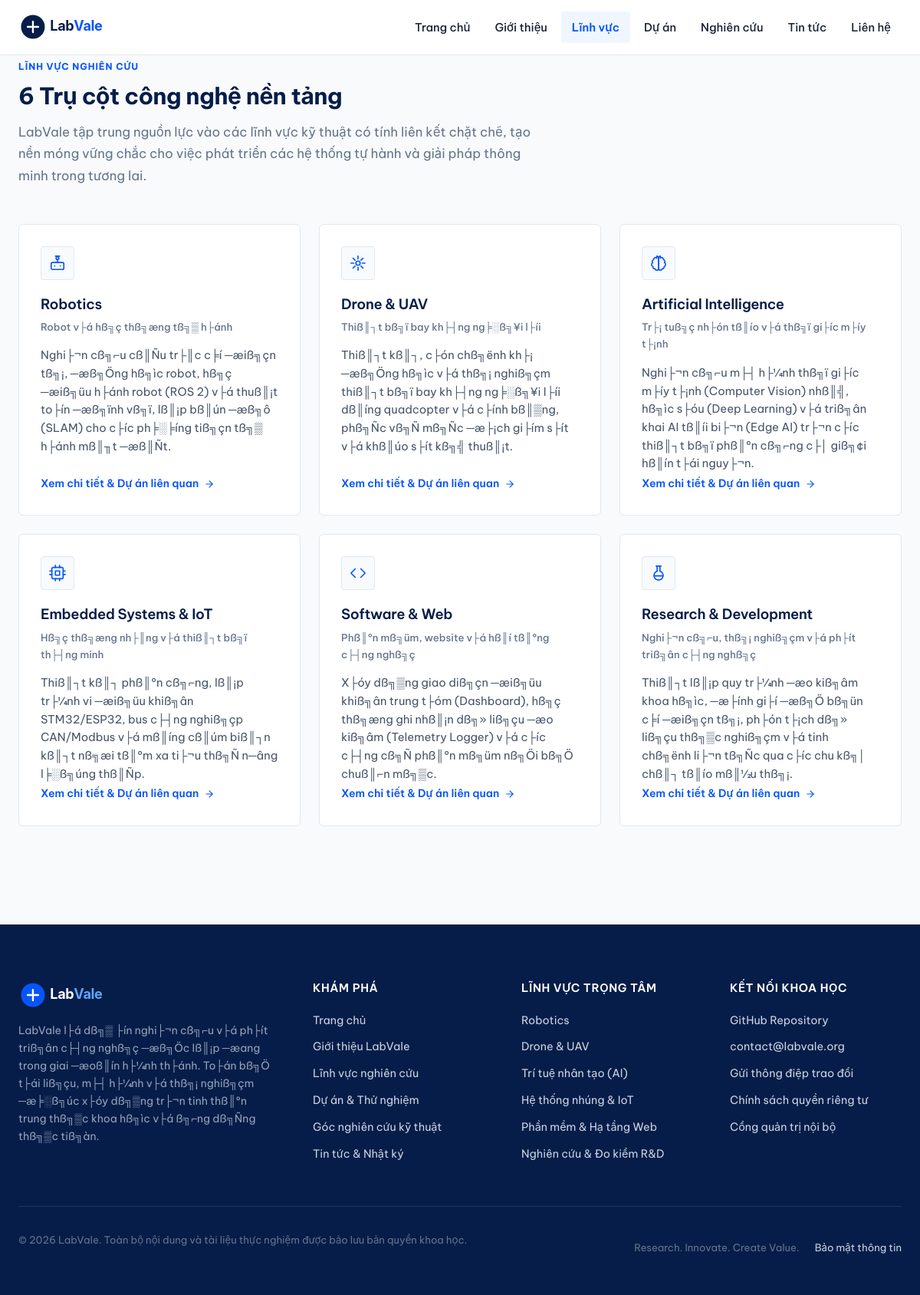
Before: /research-areas with the older database file.
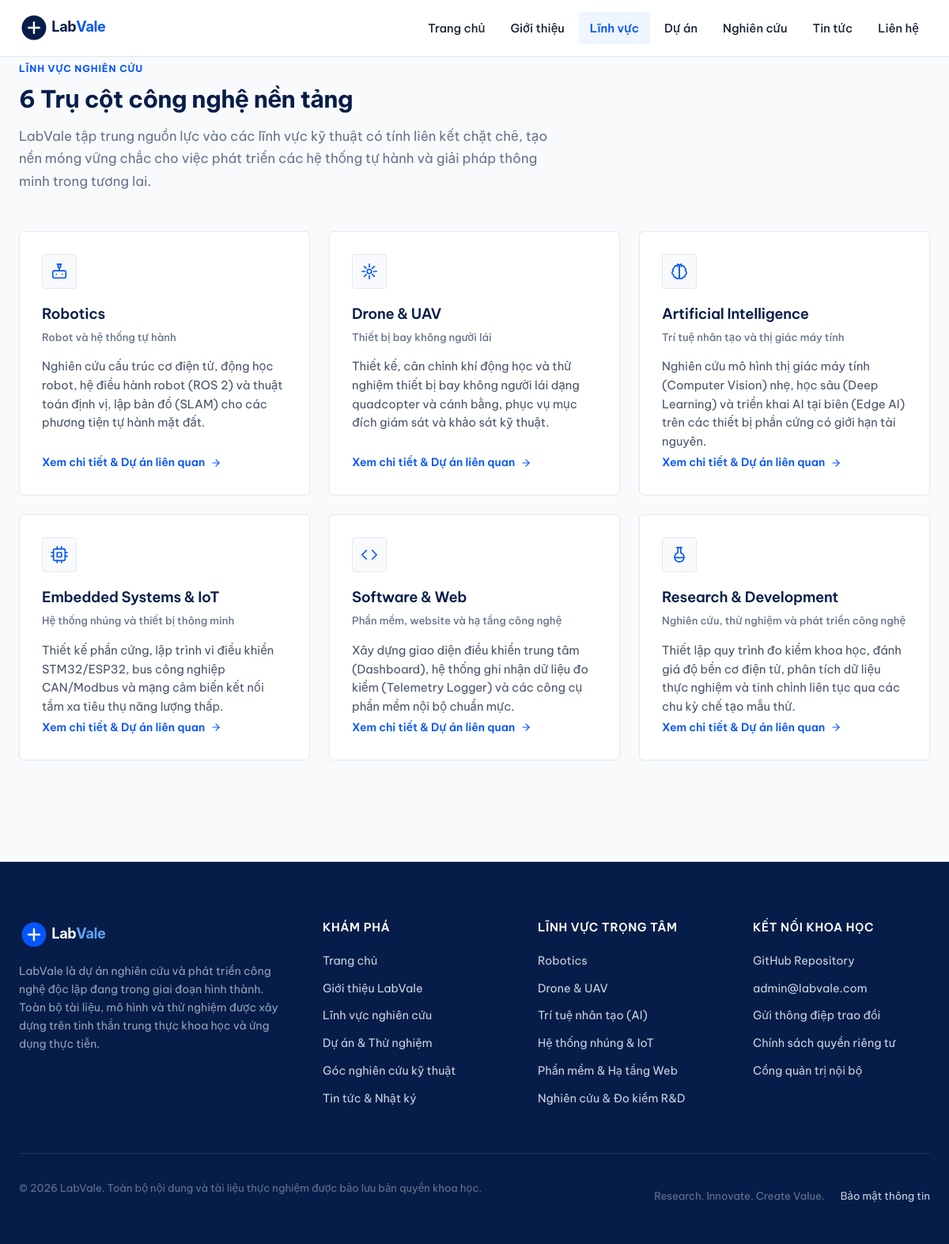
After: the same page with the newer database file.
### tables this page shows
CREATE TABLE `research_areas` (
  `id` int(11) NOT NULL AUTO_INCREMENT,
  `slug` varchar(100) NOT NULL,
  `name` varchar(150) NOT NULL,
  `subtitle` varchar(255) NOT NULL,
  `icon_svg` text NOT NULL,
  `short_desc` text NOT NULL,
  `full_content` longtext NOT NULL,
  `image` varchar(255) NOT NULL,
  `sort_order` int(11) DEFAULT 0,
  `is_active` tinyint(1) DEFAULT 1,
  `created_at` datetime DEFAULT current_timestamp(),
  PRIMARY KEY (`id`),
  UNIQUE KEY `slug` (`slug`)
);

### includes/helpers.php (called while the page is built, shortened)
<?php
function url(string $path = ''): string {
    $cleanPath = '/' . ltrim($path, '/');
    if ($cleanPath === '/') {
        return BASE_PATH === '' ? '/' : BASE_PATH . '/';
    }
    return BASE_PATH . $cleanPath;
}
function asset(string $path = ''): string {
    $cleanPath = ltrim($path, '/');
    $fullUrl = url('assets/' . $cleanPath);
    $realPath = __DIR__ . '/../assets/' . $cleanPath;
    if (file_exists($realPath)) {
        return $fullUrl . '?v=' . filemtime($realPath);
    }
    return $fullUrl;
}
function e(?string $str): string {
    return htmlspecialchars($str ?? '', ENT_QUOTES, 'UTF-8');
}
function get_setting(string $key, string $default = ''): string {
    static $settingsCache = null;
    if ($settingsCache === null) {
        try {
            $db = Database::getConnection();
            $stmt = $db->query("SELECT `key_name`, `value` FROM `settings`");
            $rows = $stmt->fetchAll();
            $settingsCache = [];
            foreach ($rows as $row) {
                $settingsCache[$row['key_name']] = $row['value'];
            }
        } catch (Exception $e) {
            $settingsCache = [];
        }
    }
    return $settingsCache[$key] ?? $default;
}

### views/research-areas.php (the view, shortened to what this page needs)
<?php
$currentNav = 'research-areas';
require_once __DIR__ . '/layout/header.php';
?>
<div class="container" style="padding-bottom: 5rem;">
    <div class="section-header">
        <span class="section-kicker">LĨNH VỰC NGHIÊN CỨU</span>
        <h1 class="section-title">6 Trụ cột công nghệ nền tảng</h1>
        <p class="section-desc">
            LabVale tập trung nguồn lực vào các lĩnh vực kỹ thuật có tính liên kết chặt chẽ, tạo nền móng vững chắc cho việc phát triển các hệ thống tự hành và giải pháp thông minh trong tương lai.
        </p>
    </div>
    <div class="areas-grid" style="margin-bottom: 3rem;">
        <?php foreach ($areas as $area): ?>
            <div class="area-card">
                <div>
                    <div class="area-icon-box">
                        <?= $area['icon_svg'] ?>
                    </div>
                    <h2 class="area-title"><?= e($area['name']) ?></h2>
                    <div class="area-subtitle"><?= e($area['subtitle']) ?></div>
                    <p class="area-desc"><?= e($area['short_desc']) ?></p>
                </div>
                <div>
                    <a href="<?= url('research-areas/' . $area['slug']) ?>" class="area-link">
                        Xem chi tiết &amp; Dự án liên quan
                        <svg viewBox="0 0 24 24" fill="none" stroke="currentColor" stroke-width="2" stroke-linecap="round" stroke-linejoin="round">
                            <line x1="5" y1="12" x2="19" y2="12"></line>
                            <polyline points="12 5 19 12 12 19"></polyline>
                        </svg>
                    </a>
                </div>
            </div>
        <?php endforeach; ?>
    </div>
</div>
<?php require_once __DIR__ . '/layout/footer.php'; ?>

### index.php (shortened to what this page needs)
<?php
require_once __DIR__ . '/includes/helpers.php';
$db = Database::getConnection();
$requestUri = $_SERVER['REQUEST_URI'] ?? '/';
$parsedUrl = parse_url($requestUri);
$path = $parsedUrl['path'] ?? '/';
$path = '/' . trim($path, '/');
if ($path === '/research-areas') {
    $areas = $db->query("SELECT * FROM `research_areas` WHERE is_active = 1 ORDER BY sort_order ASC")->fetchAll();
    require __DIR__ . '/views/research-areas.php';
    exit;
}
exit;

### views/layout/header.php (shortened to what this page needs)
<?php
$currentNav = $currentNav ?? '';
?>
<!DOCTYPE html>
<html lang="vi">
<head>
    <meta name="keywords" content="<?= e(get_setting('site_keywords', 'LabVale, nghiên cứu công nghệ, robotics, drone, UAV, AI')) ?>">
    <link rel="stylesheet" href="<?= asset('css/style.css') ?>">
</head>
<body>
    <header class="site-header">
        <div class="container">
            <div class="header-inner">
                <a href="<?= url('/') ?>" class="brand-link" aria-label="LabVale Trang chủ">
                    <img src="<?= asset('images/logo.svg') ?>" alt="Logo LabVale" class="brand-logo-img" width="160" height="38">
                </a>
                <nav aria-label="Điều hướng chính" class="nav-desktop">
                    <a href="<?= url('/') ?>" class="nav-link <?= $currentNav === 'home' ? 'active' : '' ?>">Trang chủ</a>
                    <a href="<?= url('/about') ?>" class="nav-link <?= $currentNav === 'about' ? 'active' : '' ?>">Giới thiệu</a>
                    <a href="<?= url('/research-areas') ?>" class="nav-link <?= $currentNav === 'research-areas' ? 'active' : '' ?>">Lĩnh vực</a>
                    <a href="<?= url('/projects') ?>" class="nav-link <?= $currentNav === 'projects' ? 'active' : '' ?>">Dự án</a>
                    <a href="<?= url('/research') ?>" class="nav-link <?= $currentNav === 'research' ? 'active' : '' ?>">Nghiên cứu</a>
                    <a href="<?= url('/news') ?>" class="nav-link <?= $currentNav === 'news' ? 'active' : '' ?>">Tin tức</a>
                    <a href="<?= url('/contact') ?>" class="nav-link <?= $currentNav === 'contact' ? 'active' : '' ?>">Liên hệ</a>
                </nav>
            </div>
        </div>
    </header>
    <main>

### views/layout/footer.php (shortened to what this page needs)
    </main>
    <footer class="site-footer">
        <div class="container">
            <div class="footer-grid">
                <div>
                    <a href="<?= url('/') ?>" class="brand-link" aria-label="LabVale Trang chủ">
                        <img src="<?= asset('images/logo-white.svg') ?>" alt="Logo LabVale" class="brand-logo-img" width="160" height="38">
                    </a>
                    <p class="footer-brand-desc">
                        <?= e(get_setting('footer_note', 'LabVale là dự án nghiên cứu và phát triển công nghệ độc lập tại Việt Nam, tập trung vào robot, thiết bị bay không người lái, trí tuệ nhân tạo và những giải pháp kỹ thuật có giá trị thực tiễn.')) ?>
                    </p>
                </div>
                <div>
                    <h3 class="footer-heading">Khám phá</h3>
                    <ul class="footer-links">
                        <li><a href="<?= url('/') ?>" class="footer-link">Trang chủ</a></li>
                        <li><a href="<?= url('/about') ?>" class="footer-link">Giới thiệu LabVale</a></li>
                        <li><a href="<?= url('/research-areas') ?>" class="footer-link">Lĩnh vực nghiên cứu</a></li>
                        <li><a href="<?= url('/projects') ?>" class="footer-link">Dự án & Thử nghiệm</a></li>
                        <li><a href="<?= url('/research') ?>" class="footer-link">Góc nghiên cứu kỹ thuật</a></li>
                        <li><a href="<?= url('/news') ?>" class="footer-link">Tin tức & Nhật ký</a></li>
                    </ul>
                </div>
                <div>
                    <h3 class="footer-heading">Lĩnh vực trọng tâm</h3>
                    <ul class="footer-links">
                        <li><a href="<?= url('/research-areas/robotics') ?>" class="footer-link">Robotics</a></li>
                        <li><a href="<?= url('/research-areas/drone-uav') ?>" class="footer-link">Drone & UAV</a></li>
                        <li><a href="<?= url('/research-areas/artificial-intelligence') ?>" class="footer-link">Trí tuệ nhân tạo (AI)</a></li>
                        <li><a href="<?= url('/research-areas/embedded-iot') ?>" class="footer-link">Hệ thống nhúng & IoT</a></li>
                        <li><a href="<?= url('/research-areas/software-web') ?>" class="footer-link">Phần mềm & Hạ tầng Web</a></li>
                        <li><a href="<?= url('/research-areas/research-development') ?>" class="footer-link">Nghiên cứu & Đo kiểm R&D</a></li>
                    </ul>
                </div>
                <div>
                    <h3 class="footer-heading">Kết nối khoa học</h3>
                    <ul class="footer-links">
                        <li>
                            <a href="<?= e(get_setting('github_url', 'https://github.com/labvale-rd')) ?>" target="_blank" rel="noopener noreferrer" class="footer-link">
                                GitHub Repository
                            </a>
                        </li>
                        <li>
                            <a href="mailto:<?= e(get_setting('contact_email', 'contact@labvale.org')) ?>" class="footer-link">
                                <?= e(get_setting('contact_email', 'contact@labvale.org')) ?>
                            </a>
                        </li>
                        <li><a href="<?= url('/contact') ?>" class="footer-link">Gửi thông điệp trao đổi</a></li>
                        <li><a href="<?= url('/privacy') ?>" class="footer-link">Chính sách quyền riêng tư</a></li>
                        <li><a href="<?= url('/admin') ?>" class="footer-link">Cổng quản trị nội bộ</a></li>
                    </ul>
                </div>
            </div>
            <div class="footer-bottom">
                <p>&copy; <?= date('Y') ?> LabVale. Toàn bộ nội dung và tài liệu thực nghiệm được bảo lưu bản quyền khoa học.</p>
                <div class="footer-legal-links">
                    <span>Research. Innovate. Create Value.</span>
                    <a href="<?= url('/privacy') ?>" class="footer-link">Bảo mật thông tin</a>
                </div>
            </div>
        </div>
    </footer>
</body>
</html>

Changed rows visible on the page:
changed research_areas "Robotics": subtitle "Robot v├á hß╗ç thß╗æng tß╗▒ h├ánh" → "Robot và hệ thống tự hành"; short_desc "Nghi├¬n cß╗⌐u cß║Ñu tr├║c c╞í ─æiß╗çn tß╗¡, ─æß╗Öng hß╗ìc robot, hß╗ç ─æiß╗üu h├ánh robot (ROS 2) v├á thuß║¡t to├ín ─æß╗ïnh vß╗ï, lß║¡p bß║ún ─æß╗ô (SLAM) cho c├íc ph╞░╞íng tiß╗çn tß╗▒ h├ánh mß║╖t ─æß║Ñt." → "Nghiên cứu cấu trúc cơ điện tử, động học robot, hệ điều hành robot (ROS 2) và thuật toán định vị, lập bản đồ (SLAM) cho các phương tiện tự hành mặt đất."
changed research_areas "Drone & UAV": subtitle "Thiß║┐t bß╗ï bay kh├┤ng ng╞░ß╗¥i l├íi" → "Thiết bị bay không người lái"; short_desc "Thiß║┐t kß║┐, c├ón chß╗ënh kh├¡ ─æß╗Öng hß╗ìc v├á thß╗¡ nghiß╗çm thiß║┐t bß╗ï bay kh├┤ng ng╞░ß╗¥i l├íi dß║íng quadcopter v├á c├ính bß║▒ng, phß╗Ñc vß╗Ñ mß╗Ñc ─æ├¡ch gi├ím s├ít v├á khß║úo s├ít kß╗╣ thuß║¡t." → "Thiết kế, cân chỉnh khí động học và thử nghiệm thiết bị bay không người lái dạng quadcopter và cánh bằng, phục vụ mục đích giám sát và khảo sát kỹ thuật."
changed research_areas "Artificial Intelligence": subtitle "Tr├¡ tuß╗ç nh├ón tß║ío v├á thß╗ï gi├íc m├íy t├¡nh" → "Trí tuệ nhân tạo và thị giác máy tính"; short_desc "Nghi├¬n cß╗⌐u m├┤ h├¼nh thß╗ï gi├íc m├íy t├¡nh (Computer Vision) nhß║╣, hß╗ìc s├óu (Deep Learning) v├á triß╗ân khai AI tß║íi bi├¬n (Edge AI) tr├¬n c├íc thiß║┐t bß╗ï phß║ºn cß╗⌐ng c├│ giß╗¢i hß║ín t├ái nguy├¬n." → "Nghiên cứu mô hình thị giác máy tính (Computer Vision) nhẹ, học sâu (Deep Learning) và triển khai AI tại biên (Edge AI) trên các thiết bị phần cứng có giới hạn tài nguyên."
changed research_areas "Embedded Systems & IoT": subtitle "Hß╗ç thß╗æng nh├║ng v├á thiß║┐t bß╗ï th├┤ng minh" → "Hệ thống nhúng và thiết bị thông minh"; short_desc "Thiß║┐t kß║┐ phß║ºn cß╗⌐ng, lß║¡p tr├¼nh vi ─æiß╗üu khiß╗ân STM32/ESP32, bus c├┤ng nghiß╗çp CAN/Modbus v├á mß║íng cß║úm biß║┐n kß║┐t nß╗æi tß║ºm xa ti├¬u thß╗Ñ n─âng l╞░ß╗úng thß║Ñp." → "Thiết kế phần cứng, lập trình vi điều khiển STM32/ESP32, bus công nghiệp CAN/Modbus và mạng cảm biến kết nối tầm xa tiêu thụ năng lượng thấp."
changed research_areas "Software & Web": subtitle "Phß║ºn mß╗üm, website v├á hß║í tß║ºng c├┤ng nghß╗ç" → "Phần mềm, website và hạ tầng công nghệ"; short_desc "X├óy dß╗▒ng giao diß╗çn ─æiß╗üu khiß╗ân trung t├óm (Dashboard), hß╗ç thß╗æng ghi nhß║¡n dß╗» liß╗çu ─æo kiß╗âm (Telemetry Logger) v├á c├íc c├┤ng cß╗Ñ phß║ºn mß╗üm nß╗Öi bß╗Ö chuß║⌐n mß╗▒c." → "Xây dựng giao diện điều khiển trung tâm (Dashboard), hệ thống ghi nhận dữ liệu đo kiểm (Telemetry Logger) và các công cụ phần mềm nội bộ chuẩn mực."
changed research_areas "Research & Development": subtitle "Nghi├¬n cß╗⌐u, thß╗¡ nghiß╗çm v├á ph├ít triß╗ân c├┤ng nghß╗ç" → "Nghiên cứu, thử nghiệm và phát triển công nghệ"; short_desc "Thiß║┐t lß║¡p quy tr├¼nh ─æo kiß╗âm khoa hß╗ìc, ─æ├ính gi├í ─æß╗Ö bß╗ün c╞í ─æiß╗çn tß╗¡, ph├ón t├¡ch dß╗» liß╗çu thß╗▒c nghiß╗çm v├á tinh chß╗ënh li├¬n tß╗Ñc qua c├íc chu kß╗│ chß║┐ tß║ío mß║½u thß╗¡." → "Thiết lập quy trình đo kiểm khoa học, đánh giá độ bền cơ điện tử, phân tích dữ liệu thực nghiệm và tinh chỉnh liên tục qua các chu kỳ chế tạo mẫu thử."
Other visible differences:
get_setting('contact_email', 'contact@labvale.org'): "contact@labvale.org" → "admin@labvale.com"
text no longer shown: "LabVale l├á dß╗▒ ├ín nghi├¬n cß╗⌐u v├á ph├ít triß╗ân c├┤ng nghß╗ç ─æß╗Öc lß║¡p ─æang trong giai ─æoß║ín h├¼nh th├ánh. To├án bß╗Ö t├ái liß╗çu, m├┤ h├¼nh v├á thß╗¡ nghiß╗çm ─æ╞░ß╗úc x├óy dß╗▒ng tr├¬n tinh thß║ºn trung thß╗▒c khoa hß╗ìc v├á ß╗⌐ng dß╗Ñng thß╗▒c tiß╗àn."
text now shown: "LabVale là dự án nghiên cứu và phát triển công nghệ độc lập đang trong giai đoạn hình thành. Toàn bộ tài liệu, mô hình và thử nghiệm được xây dựng trên tinh thần trung thực khoa học và ứng dụng thực tiễn."
